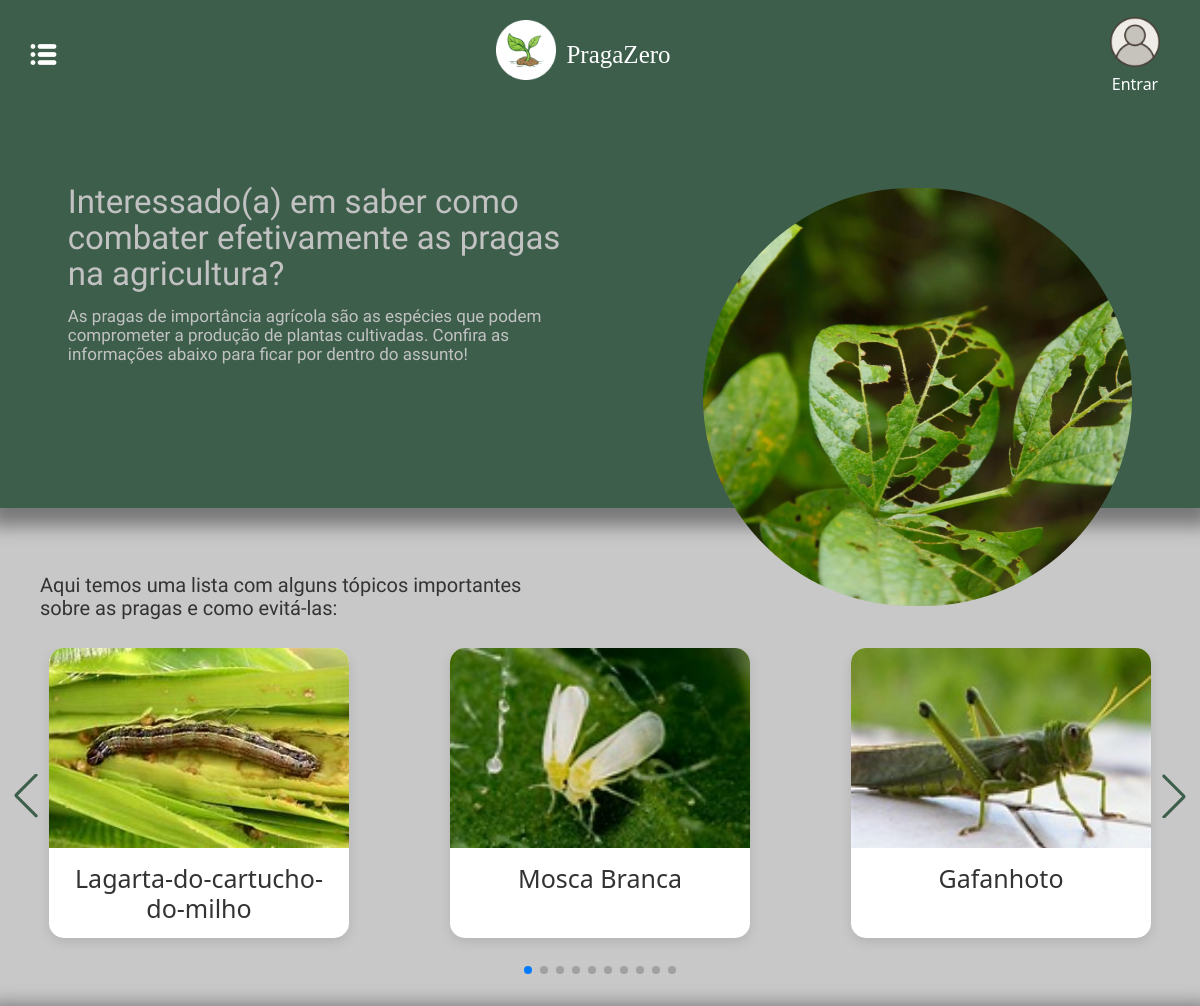
Before: / (upper part) with the older database file.
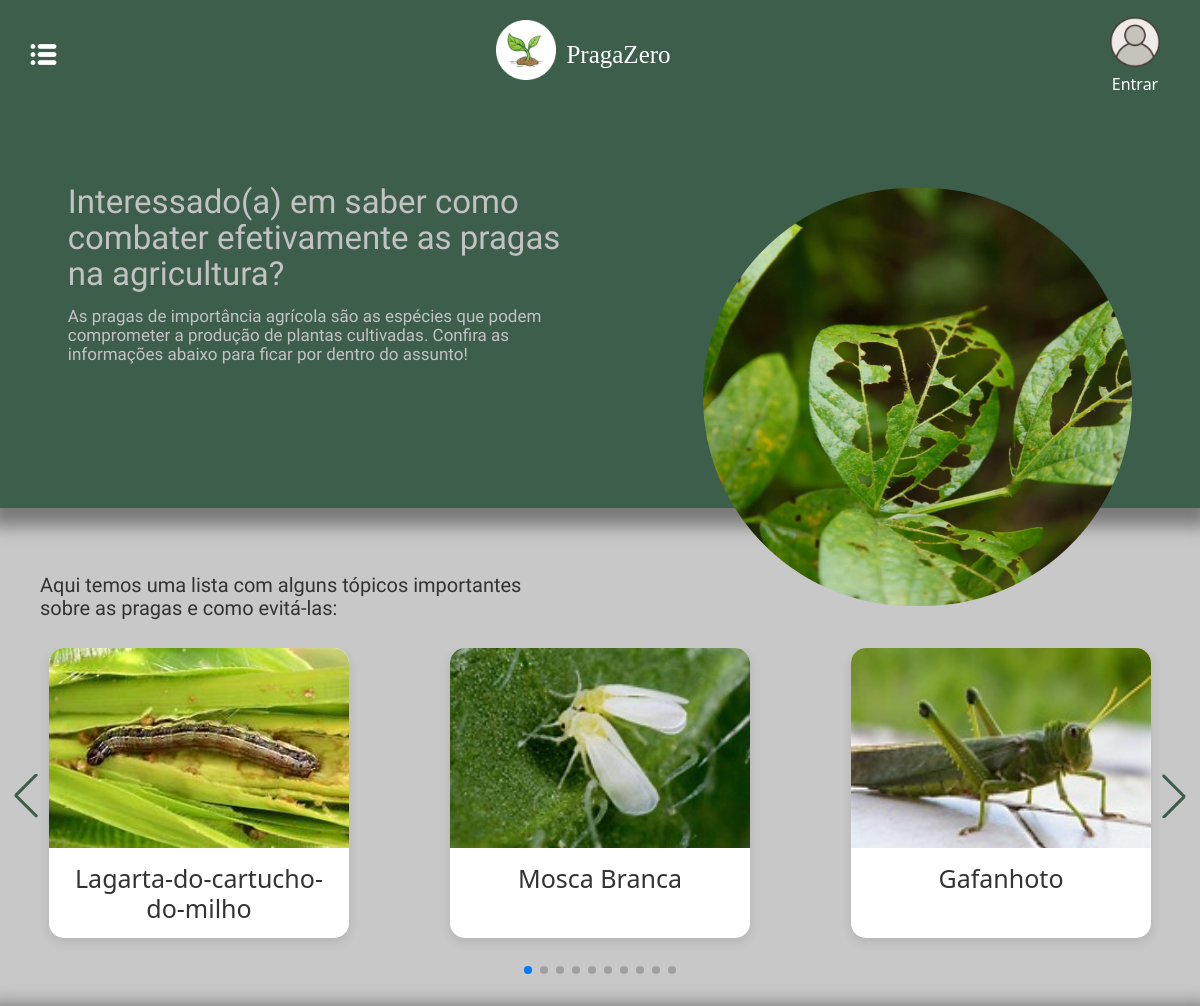
After: the same page with the newer database file.
### agro/models.py (models this page shows, shortened)
class Praga(models.Model):
    nome = models.CharField(max_length=100)
    descricao = RichTextField(verbose_name="Descrição")  # Campo formatado
    imagem = models.ImageField(
        verbose_name="Imagem",
        upload_to='imagens/pragas/',
        null=True,
        blank=True
    )
    likes = models.IntegerField(default=0)
    dislikes = models.IntegerField(default=0)
    causas = RichTextField(blank=True, null=True)  # Campo formatado
    tratamento = RichTextField(blank=True, null=True)  # Campo formatado
    class Meta:
        verbose_name = "Praga"
        verbose_name_plural = "Pragas"

### agro/views.py (the view)
# urls.py: path('', views.index, name='index'),
def index(request):
    pragas = Praga.objects.all()
    return render(request, 'index.html', {'pragas': pragas})

### agro/templates/index.html (shortened to what this page needs)
{% extends 'base.html' %}
{% load static %}
{% block main %}
<!DOCTYPE html>
<html lang="pt">
<head>
</head>
<body>
    <main>
        <section>
            <div class="d-flex justify-content-around align-items-center mb-5">
                <div class="text" style="margin-bottom: 150px;">
                    <h1>Interessado(a) em saber como combater efetivamente as pragas na agricultura?</h1>
                    <p>As pragas de importância agrícola são as espécies que podem comprometer a produção de plantas
                        cultivadas.
                        Confira as informações abaixo para ficar por dentro do assunto!</p>
                </div>
                <div>
                    <img style="margin-top: 80px;" src="{% static 'img/image3.png' %}" alt="Informações sobre pragas">
                </div>
            </div>
        </section>
        <div class="carrosel">
            <h3 style="padding-bottom: 20px;" class="tx-carrosel h3-carrosel">Aqui temos uma lista com alguns tópicos
                importantes sobre as pragas e
                como evitá-las:</h3>
            <div class="swiper-container">
                <div class="swiper-wrapper">
                    {% for praga in pragas %}
                    <div class="swiper-slide">
                        <div class="praga-item">
                            <a href="{% url 'agro:agro_detalhe' praga.id %}">
                                <div class="praga-image-wrapper">
                                    <img src="{{ praga.imagem.url }}" alt="{{ praga.nome }}" class="praga-image">
                                </div>
                                <h2 class="praga-title">{{ praga.nome|slice:":50" }}</h2>
                            </a>
                        </div>
                    </div>
                    {% empty %}
                    <p>Nenhuma praga cadastrada.</p>
                    {% endfor %}
                </div>
                <div class="swiper-button-prev"></div>
                <div class="swiper-button-next"></div>
                <div class="swiper-pagination"></div>
            </div>
        </div>
    </main>
    {% endblock %}

Changed rows visible on the page:
changed Praga "Mosca Branca": imagem: a different picture
